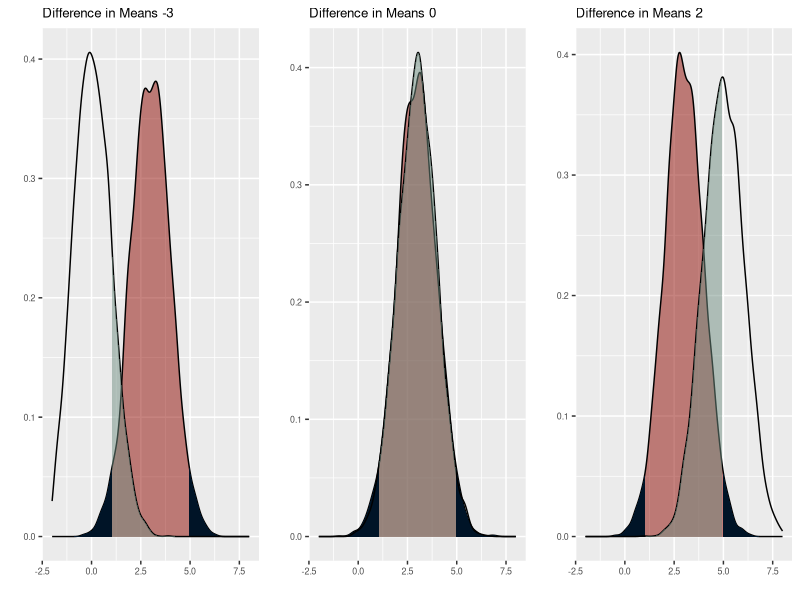
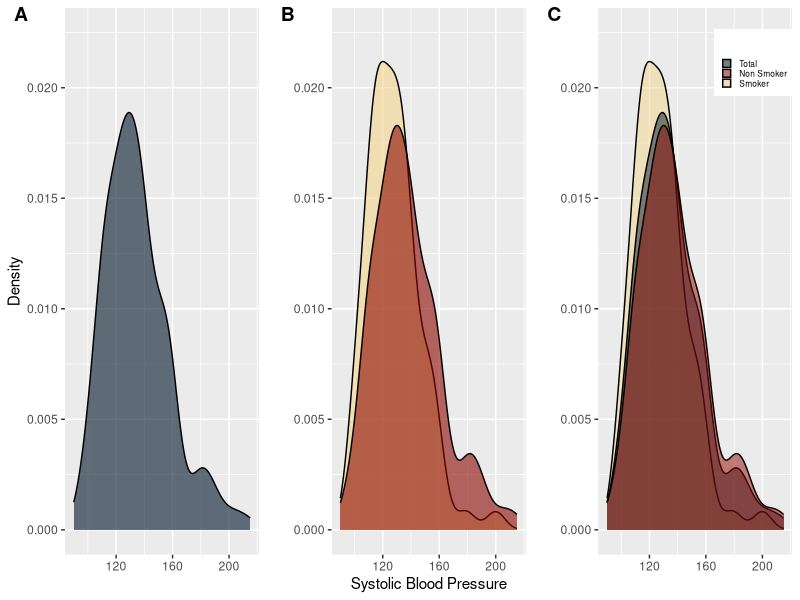
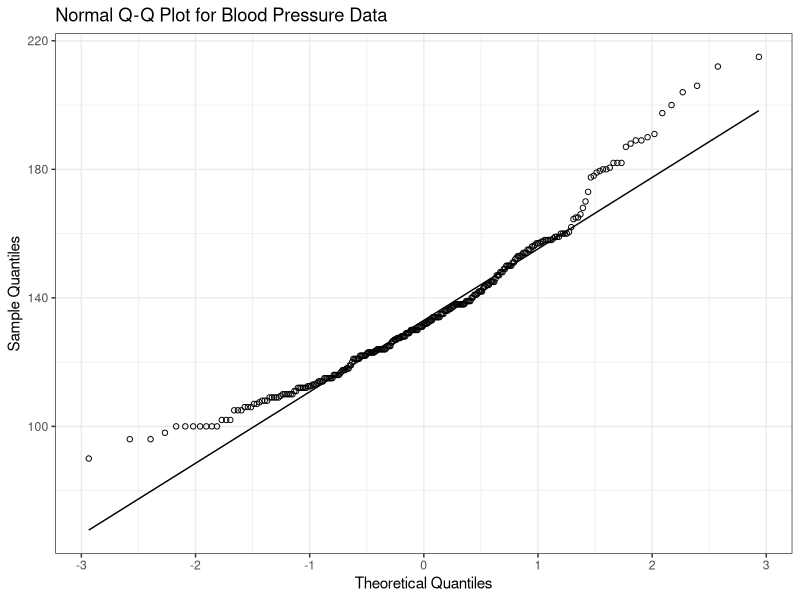

Generate these figures, in order, with R:
## ---- chunk 1
knitr::opts_chunk$set(echo = TRUE)

#Use required packages
library(tidyverse) #for plots and data manipulation
library(cowplot) #aligning plots
library(gridExtra)
library(scales)

df_data <- read_csv("framingham_data.csv") # Read in data
## ---- chunk 2
df_data$index <- seq(nrow(df_data)) # Add an index column

#df_data %>% summary # Summarize Data

# Split data into smoker and nonsmoker
df_smoker <- df_data %>% filter(currentSmoker == 1)
df_nonsmoker <- df_data %>% filter(currentSmoker == 0)

#Create a sample variance function to ensure proper calculation
sample_variance <- function(x, sampling = TRUE){
    if (sampling == TRUE){
        sum((x - mean(x))^2) / (length(x) - 1)
    } else if(sampling == FALSE) {
        sum((x - mean(x))^2) / (length(x))
    }
}
#Create pooled sample variance function 
f_pooled_variance <- function(x, y){
    ((length(x) - 1) * sample_variance(x) + 
     (length(y) - 1) * sample_variance(y)) / 
    (length(x) + length(y) - 2)
}

# Skewness function 
skew_function <- function(x){
    mean((x - mean(x))^3) / sqrt(sample_variance(x))^3
}

# kurtosis function
kurt_function <- function(x){
    mean((x - mean(x))^4) / sqrt(sample_variance(x))^4
}

# Create a Satterthawaite Approximation Function

satterth <- function(s1, s2, n1, n2){
    term1 <- s1/n1
    term2 <- s2/n2
    nu <- (term1 + term2)^2 / ((term1^2/(n1 - 1)) + (term2^2/(n2 - 1)))
    return(floor(nu))
}


#Plot and compare split data

#options(repr.plot.width = 6, repr.plot.height = 4, repr.plot.res = 150)

plot_colors <- c("#001427","#708d81","#f4d58d","#bf0603","#8d0801")
y_limits <- c(0, 0.0225)

total_data <- ggplot(df_data) + geom_density(aes(sysBP), 
                                             fill = plot_colors[1],
                                             alpha = 0.6) +
                       ylim(y_limits) + ylab("Density") + xlab("")

sep_data <- ggplot() + geom_density(data = df_smoker, aes(sysBP), 
                                    fill = plot_colors[3], alpha = 0.6) + 
                       geom_density(data = df_nonsmoker, aes(sysBP), 
                                    fill = plot_colors[5], alpha = 0.6) +
                       ylim(y_limits) + ylab("") + xlab("Systolic Blood Pressure")

plot_3 <- ggplot() + geom_density(data = df_smoker, aes(sysBP, 
                                    fill = plot_colors[3]), alpha = 0.5) + 
                       geom_density(data = df_data, aes(sysBP, 
                                    fill = plot_colors[1]), alpha = 0.5) +
                       geom_density(data = df_nonsmoker, aes(sysBP, 
                                    fill = plot_colors[5]), alpha = 0.5) +
                       ylim(y_limits) + ylab("") + xlab("") + 
                       scale_fill_manual("",
                                         values = plot_colors[c(1, 5, 3)], 
                                         labels = c("Total", "Non Smoker", "Smoker")) +
                       theme(legend.position = c(0.8, 0.9),
                             legend.text = element_text(size = 6),
                             legend.key.height = unit(0.25, 'cm'),
                             legend.key.width = unit(0.25, 'cm'))

#plot_grid(total_data, sep_data, plot_3, align = 'vh', 
          #hjust = -1,nrow = 2, ncol = 2)

data_kurtosis <- kurt_function(df_data$sysBP)
data_skew <- skew_function(df_data$sysBP)
data_IQR <- as.numeric(quantile(df_data$sysBP, probs = 0.75)) - 
       as.numeric(quantile(df_data$sysBP, probs = 0.25))
data_MAD <- median(abs(df_data$sysBP - median(df_data$sysBP)))
data_samVar <- sample_variance(df_data$sysBP)

eIQR <- data_IQR / 1.35
eMAD <- data_MAD / 0.675

# Q-Q Plot

data_qqplot <- 
ggplot(df_data, aes(sample = sysBP)) + 
stat_qq(shape = 1) + stat_qq_line() + 
ggtitle("Normal Q-Q Plot for Blood Pressure Data") + 
xlab("Theoretical Quantiles") +
ylab("Sample Quantiles")
## ---- chunk 3

# Common values for analysis

alpha <- 0.05

mu_smoker <- mean(df_smoker$sysBP)
var_smoker <- sample_variance(df_smoker$sysBP)
n_smoker <- length(df_smoker$sysBP)

mu_nonsmoker <- mean(df_nonsmoker$sysBP)
var_nonsmoker <- sample_variance(df_nonsmoker$sysBP)
n_nonsmoker <- length(df_nonsmoker$sysBP)

# Two Sample T-test - Pooled Sample Variance - P-value

dof_1 <- (n_smoker + n_nonsmoker - 2)

p_sample_var_1 <- f_pooled_variance(df_smoker$sysBP, 
                                    df_nonsmoker$sysBP)
p_sample_var_w <- sqrt(p_sample_var_1/n_smoker + p_sample_var_1/n_nonsmoker)

t_obs_1 <- (mu_smoker - mu_nonsmoker) / (p_sample_var_w )

t_stat_1 <- qt(alpha / 2, dof_1)

p_value_obs_1 <- dt(t_obs_1, dof_1)

#Two Sample T-test - Difference Variance Sample Variance - P-value

dof_2 <- satterth(var_smoker, var_nonsmoker, n_smoker, n_nonsmoker)

np_sample_var_2 <- (var_nonsmoker/n_smoker + var_nonsmoker/n_nonsmoker)

t_obs_2 <- (mu_smoker - mu_nonsmoker) / (sqrt(var_nonsmoker/n_smoker + var_nonsmoker/n_nonsmoker))

t_stat_2 <- qt(alpha / 2, dof_2)

p_value_obs_2 <- dt(t_obs_2, dof_2)

# Confidence Limits

diff_mu <- mu_smoker - mu_nonsmoker

#Pooled Sample variance

CL_pooled <- t_stat_1 * p_sample_var_w 

#Non pooled Sample variance

CL_nonpooled <- t_stat_2 * (sqrt(var_nonsmoker/n_smoker + var_nonsmoker/n_nonsmoker))

CI_pooled <- round(c(diff_mu + CL_pooled, diff_mu - CL_pooled), 2)

CI_nonpooled <-round(c(diff_mu + CL_nonpooled, diff_mu - CL_nonpooled), 2)

#Power Calculation assuming delta means is the true delta

cv_lo_p <- qnorm(alpha / 2, 0, sqrt(p_sample_var_1/n_smoker + 
                                      p_sample_var_1/n_nonsmoker))
cv_hi_p <- qnorm(1 - alpha / 2, 0, sqrt(p_sample_var_1/n_smoker + 
                                          p_sample_var_1/n_nonsmoker))

power1 <- pnorm(cv_lo_p, (mu_smoker - mu_nonsmoker), 
                sqrt(p_sample_var_1/n_smoker + p_sample_var_1/n_nonsmoker))
power2 <- 1 - pnorm(cv_hi_p, (mu_smoker - mu_nonsmoker), 
                    sqrt(p_sample_var_1/n_smoker + p_sample_var_1/n_nonsmoker))

power_pooled <- sum(power1, power2)

cv_lo_non <- qnorm(alpha / 2, 0, 
               (sqrt(var_nonsmoker/n_smoker + var_nonsmoker/n_nonsmoker)))
cv_hi_non <- qnorm(1 - alpha / 2, 0, 
               (sqrt(var_nonsmoker/n_smoker + var_nonsmoker/n_nonsmoker)))

power1 <- pnorm(cv_lo_non, (mu_smoker - mu_nonsmoker), 
                (sqrt(var_nonsmoker/n_smoker + var_nonsmoker/n_nonsmoker)))
power2 <- 1 - pnorm(cv_hi_non, (mu_smoker - mu_nonsmoker), 
                    (sqrt(var_nonsmoker/n_smoker + var_nonsmoker/n_nonsmoker)))

power_nonpooled <- sum(power1, power2)

## ---- chunk 4

#Part II
#Introduction

#options(repr.plot.width = 12, repr.plot.height = 3, repr.plot.res = 150)
set.seed(100)

null_mean <- 3
alt_means <- c(0, 3, 5)
plot_list <- list()

#plot_colors <- c("#072ac8","#1e96fc","#a2d6f9","#fcf300","#ffc600")

for(i in 1:length(alt_means)){
    
    sim1 <- rnorm(5000, null_mean, sqrt(1))
    sim2 <- rnorm(5000, alt_means[i], sqrt(1))

    alpha1 <- qnorm(0.025, null_mean, sqrt(1)) 
    alpha2 <- qnorm(0.975, null_mean, sqrt(1))

    df_set <- tibble("H0" = sim1, "HA" = sim2)
    
    title_string <- sprintf("Difference in Means %i", (alt_means[i] - null_mean))

    plot_list[[i]]  <-
    ggplot(data = df_set) + geom_density(aes(H0), alpha = 0.5, fill = plot_colors[5]) + 
                            geom_area(
                                aes(x = stage(H0, after_scale = oob_censor(x, c(-Inf, alpha1)
                                                                          )
                                             )
                                   ),
                                stat = "density", fill = plot_colors[1]
                                 ) +
                            geom_area(
                                aes(x = stage(H0, after_scale = oob_censor(x, c(alpha2, Inf)
                                                                          )
                                             )
                                   ),
                                stat = "density", fill = plot_colors[1]
                                     ) +
                            geom_density(aes(HA), alpha = 0.5) + 
                            geom_area(
                                aes(x = stage(HA, after_scale = oob_censor(x, c(alpha1, alpha2)
                                                                          )
                                             )
                                   ),
                                stat = "density", fill = plot_colors[2], alpha = 0.5
                                     ) +
                            xlim(-2, 8) + xlab("") + ylab("") + ggtitle(title_string) +
                            theme(text = element_text(size = 8))
    
                                }

do.call(grid.arrange, c(plot_list, ncol = 3, heights = 0.5))
## ---- chunk 5
#Part II
set.seed(1)

alpha <- 0.05

test_function <- function (x, y, pooled = FALSE){

    mu_1 <- mean(x)
    var_1 <- sample_variance(x, sampling = TRUE)
    
    mu_2 <- mean(y)
    var_2 <- sample_variance(y, sampling = TRUE)
    
    #Calculate the pooled sample variance
    pooled_sample <- ((length(x) - 1) * var_1 + 
                          (length(y) - 1) * var_2) / (length(x) + length(y) - 2)
    
    #calculate the observed t statistic
    if (pooled == TRUE){
        
        cal_sigma <- (sqrt(pooled_sample/length(x) + pooled_sample/length(y)))
        
        ttest <- (mu_1 - mu_2) / cal_sigma
        dof <- length(x) + length(y) - 2 #Determine degrees of freedom
        
        } else {
        
        cal_sigma <- (sqrt(var_1/length(x) + var_2/length(y)))
        
        ttest <- (mu_1 - mu_2) / cal_sigma
        dof <- satterth(var_1, var_2, length(x), length(y))
    }
    
    # Determine whether or not the null hypothesis 
    # can be rejected (1 = rejected, 0 = not rejected)
    verdict <- !between(ttest, qt(alpha / 2, dof), qt(1 - alpha / 2, dof))
    
    #Power calculation assuming calculated difference in means is Ha 
    cv_lo <- qnorm(alpha / 2, 0, cal_sigma)
    cv_hi <- qnorm(1 - alpha / 2, 0, cal_sigma)
    
    power1 <- pnorm(cv_lo, (mu_1 - mu_2), cal_sigma)
    power2 <- 1 - pnorm(cv_hi, (mu_1 - mu_2), cal_sigma)
    
    power <- sum(power1, power2)
    
    #Return calculated values
    return(c(mu_1, var_1, mu_2, var_2, ttest, cal_sigma, dof, verdict, power))
}



mu1 <- c(0, 4, 5, 6, 10)
var1 <- c(1, 4, 9)
n1 <- c(10, 30, 70)

mu2 <- 5
var2 <- 1
n2 <- c(10, 30, 70)

sim_test <- function(x_mu, x_var, x_n, y_mu, y_var, y_n, pooled){
    
    sim_data_results <- matrix(rep(0, 9), ncol = 9)
    
    for (i in 1:1000){
        
        sim_set1 <- rnorm(x_n, x_mu, sqrt(x_var))
        sim_set2 <- rnorm(y_n, y_mu, sqrt(y_var))
        
        sim_data_results <- rbind(sim_data_results, 
                                  test_function(sim_set1, sim_set2, pooled))
        
        #print(sim_data_results)
    }
    
    df_sim_data <- data.frame(sim_data_results[2 : nrow(sim_data_results),])
    colnames(df_sim_data) = c("Null Mean", "Null Variance", "Alternate Mean", 
                              "Alternate Variance", "T statistic", 
                              "Calculated Variance", "DoF", "Null Reject", 
                              "Power")
    return(df_sim_data)
}

# HA: mean = 5, var = 1
df_combo <- expand.grid(mu1, var1, n1, mu2, var2, n2)
df_combo2 <- tibble(cbind(1:nrow(df_combo), df_combo, 
                          matrix(rep(0, 2 * nrow(df_combo)), ncol = 2)))
colnames(df_combo2) <- c("Test_Case", "mu1", "var1", "n1", "mu2", "var2", 
                         "n2", "Test_Results_up", "Test_Results_po")

test_results <- list()
test_results2 <- list()

for (i in 1:nrow(df_combo)){
    test_results[[i]] <- do.call(sim_test, 
                                 as.list(as.numeric(c(df_combo[i,],
                                                    pooled = FALSE))))
    test_results2[[i]] <- do.call(sim_test, 
                                  as.list(as.numeric(c(df_combo[i,], 
                                                       pooled = TRUE))))
    df_combo2[i, 8] <- sum(as.data.frame(test_results[i])[,8])
    df_combo2[i, 9] <- sum(as.data.frame(test_results2[i])[,8])    
    }

df_combo2 <- df_combo2 %>% mutate(diff = mu1 - mu2)
#df_combo2 %>%  head()
## ---- chunk 6

pow_tab_9 <- test_results[[9]] %>% pull(Power) %>% summary() %>% unname() %>% matrix(ncol = 1)
pow_tab_129 <- test_results[[129]] %>% pull(Power) %>% summary() %>% unname() %>% matrix(ncol = 1)

d <- cbind(pow_tab_9, pow_tab_129)
                                               
colnames(d) = c("Test Case #9","Test Case #129")
rownames(d) = c("Min", "1st Quantile", "Median", "Mean", "3rd Quantile", "Max")

knitr::kable(d)

## ---- chunk 7
# Plotting
options(repr.plot.width = 6, repr.plot.height = 4, repr.plot.res = 150)

plot_grid(total_data, sep_data, plot_3, align = 'vh', 
          hjust = -1,nrow = 1, ncol = 3, labels = c("A", "B", "C"))
## ---- chunk 8
data_qqplot + theme_bw()
## ---- chunk 9
d1 <- matrix(c(mean(df_data$sysBP), sample_variance(df_data$sysBP), 
              mu_smoker, var_smoker,
              mu_nonsmoker, var_nonsmoker, 
              diff_mu, p_sample_var_1, p_sample_var_w, 
              np_sample_var_2, CI_pooled, CI_nonpooled), ncol = 1)


rownames(d1) <- c("Data Mean", "Data Sample Variance", "Smoker Mean", 
                 "Smoker Variance", 
                 "Nonsmoker Mean", "Nonsmoker Variance", 
                 "Difference in Mean", "Pooled Sample Varance", 
                 "Weighted Pooled Sample Root Variance", 
                 "Weighted Nonpooled Sample Root Variance",
                 "CI Pooled Lower", "CI Pooled Upper",
                 "CI Nonpooled Lower", "CI Nonpooled Upper")

d1 %>% knitr::kable(col.names = c("Attribute Value"))
## ---- chunk 10
knitr::kable(df_combo2, col.names = c("Test Case", 
                                      "$\\mu_1$", 
                                      "$\\sigma_1^2$", 
                                      "$n_1$", 
                                      "$\\mu_2$", 
                                      "$\\sigma_2^2$", 
                                      "$n_2$",
                                      "Test Results Unpooled",
                                      "Test Results Pooled",
                                      "Difference in Mean"), 
             escape = FALSE)
